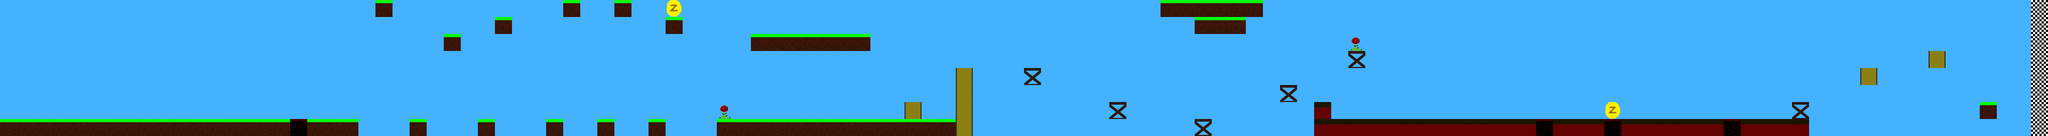

A level layout from a 2D game, rendered from its tile map. Below: a short description, then the map file with its tile-grid data intact:
An orthogonal 120x8 tile map with 32x32 px tiles, 2 tile layers (background, graphics) and 46 objects.

<map version="1.5" tiledversion="1.6.0" orientation="orthogonal" renderorder="right-down" width="120" height="8" tilewidth="32" tileheight="32" infinite="0" nextlayerid="15" nextobjectid="76">
 <tileset firstgid="1" source="set.tsx" />
 <layer id="1" name="background" width="120" height="8">
  <data encoding="csv">
1,1,1,1,1,1,1,1,1,1,1,1,1,1,1,1,1,1,1,1,1,1,1,1,1,1,1,1,1,1,1,1,1,1,1,1,1,1,1,1,1,1,1,1,1,1,1,1,1,1,1,1,1,1,1,1,1,1,1,1,1,1,1,1,1,1,1,1,1,1,1,1,1,1,1,1,1,1,1,1,1,1,1,1,1,1,1,1,1,1,1,1,1,1,1,1,1,1,1,1,1,1,1,1,1,1,1,1,1,1,1,1,1,1,1,1,1,1,1,1,
1,1,1,1,1,1,1,1,1,1,1,1,1,1,1,1,1,1,1,1,1,1,1,1,1,1,1,1,1,1,1,1,1,1,1,1,1,1,1,1,1,1,1,1,1,1,1,1,1,1,1,1,1,1,1,1,1,1,1,1,1,1,1,1,1,1,1,1,1,1,1,1,1,1,1,1,1,1,1,1,1,1,1,1,1,1,1,1,1,1,1,1,1,1,1,1,1,1,1,1,1,1,1,1,1,1,1,1,1,1,1,1,1,1,1,1,1,1,1,1,
1,1,1,1,1,1,1,1,1,1,1,1,1,1,1,1,1,1,1,1,1,1,1,1,1,1,1,1,1,1,1,1,1,1,1,1,1,1,1,1,1,1,1,1,1,1,1,1,1,1,1,1,1,1,1,1,1,1,1,1,1,1,1,1,1,1,1,1,1,1,1,1,1,1,1,1,1,1,1,1,1,1,1,1,1,1,1,1,1,1,1,1,1,1,1,1,1,1,1,1,1,1,1,1,1,1,1,1,1,1,1,1,1,1,1,1,1,1,1,1,
1,1,1,1,1,1,1,1,1,1,1,1,1,1,1,1,1,1,1,1,1,1,1,1,1,1,1,1,1,1,1,1,1,1,1,1,1,1,1,1,1,1,1,1,1,1,1,1,1,1,1,1,1,1,1,1,1,1,1,1,1,1,1,1,1,1,1,1,1,1,1,1,1,1,1,1,1,1,1,1,1,1,1,1,1,1,1,1,1,1,1,1,1,1,1,1,1,1,1,1,1,1,1,1,1,1,1,1,1,1,1,1,1,1,1,1,1,1,1,1,
1,1,1,1,1,1,1,1,1,1,1,1,1,1,1,1,1,1,1,1,1,1,1,1,1,1,1,1,1,1,1,1,1,1,1,1,1,1,1,1,1,1,1,1,1,1,1,1,1,1,1,1,1,1,1,1,1,1,1,1,1,1,1,1,1,1,1,1,1,1,1,1,1,1,1,1,1,1,1,1,1,1,1,1,1,1,1,1,1,1,1,1,1,1,1,1,1,1,1,1,1,1,1,1,1,1,1,1,1,1,1,1,1,1,1,1,1,1,1,1,
1,1,1,1,1,1,1,1,1,1,1,1,1,1,1,1,1,1,1,1,1,1,1,1,1,1,1,1,1,1,1,1,1,1,1,1,1,1,1,1,1,1,1,1,1,1,1,1,1,1,1,1,1,1,1,1,1,1,1,1,1,1,1,1,1,1,1,1,1,1,1,1,1,1,1,1,1,1,1,1,1,1,1,1,1,1,1,1,1,1,1,1,1,1,1,1,1,1,1,1,1,1,1,1,1,1,1,1,1,1,1,1,1,1,1,1,1,1,1,1,
1,1,1,1,1,1,1,1,1,1,1,1,1,1,1,1,1,1,1,1,1,1,1,1,1,1,1,1,1,1,1,1,1,1,1,1,1,1,1,1,1,1,1,1,1,1,1,1,1,1,1,1,1,1,1,1,1,1,1,1,1,1,1,1,1,1,1,1,1,1,1,1,1,1,1,1,1,1,1,1,1,1,1,1,1,1,1,1,1,1,1,1,1,1,1,1,1,1,1,1,1,1,1,1,1,1,1,1,1,1,1,1,1,1,1,1,1,1,1,1,
1,1,1,1,1,1,1,1,1,1,1,1,1,1,1,1,1,1,1,1,1,1,1,1,1,1,1,1,1,1,1,1,1,1,1,1,1,1,1,1,1,1,1,1,1,1,1,1,1,1,1,1,1,1,1,1,1,1,1,1,1,1,1,1,1,1,1,1,1,1,1,1,1,1,1,1,1,1,1,1,1,1,1,1,1,1,1,1,1,1,1,1,1,1,1,1,1,1,1,1,1,1,1,1,1,1,1,1,1,1,1,1,1,1,1,1,1,1,1,1
</data>
 </layer>
 <layer id="2" name="graphics" width="120" height="8">
  <data encoding="csv">
0,0,0,0,0,0,0,0,0,0,0,0,0,0,0,0,0,0,0,0,0,0,3,0,0,0,0,0,0,0,0,0,0,3,0,0,3,0,0,5,0,0,0,0,0,0,0,0,0,0,0,0,0,0,0,0,0,0,0,0,0,0,0,0,0,0,0,0,3,3,3,3,3,3,0,0,0,0,0,0,0,0,0,0,0,0,0,0,0,0,0,0,0,0,0,0,0,0,0,0,0,0,0,0,0,0,0,0,0,0,0,0,0,0,0,0,0,0,0,12,
0,0,0,0,0,0,0,0,0,0,0,0,0,0,0,0,0,0,0,0,0,0,0,0,0,0,0,0,0,3,0,0,0,0,0,0,0,0,0,3,0,0,0,0,0,0,0,0,0,0,0,0,0,0,0,0,0,0,0,0,0,0,0,0,0,0,0,0,0,0,3,3,3,0,0,0,0,0,0,0,0,0,0,0,0,0,0,0,0,0,0,0,0,0,0,0,0,0,0,0,0,0,0,0,0,0,0,0,0,0,0,0,0,0,0,0,0,0,0,12,
0,0,0,0,0,0,0,0,0,0,0,0,0,0,0,0,0,0,0,0,0,0,0,0,0,0,3,0,0,0,0,0,0,0,0,0,0,0,0,0,0,0,0,0,3,3,3,3,3,3,3,0,0,0,0,0,0,0,0,0,0,0,0,0,0,0,0,0,0,0,0,0,0,0,0,0,0,0,0,11,0,0,0,0,0,0,0,0,0,0,0,0,0,0,0,0,0,0,0,0,0,0,0,0,0,0,0,0,0,0,0,0,0,0,0,0,0,0,0,12,
0,0,0,0,0,0,0,0,0,0,0,0,0,0,0,0,0,0,0,0,0,0,0,0,0,0,0,0,0,0,0,0,0,0,0,0,0,0,0,0,0,0,0,0,0,0,0,0,0,0,0,0,0,0,0,0,0,0,0,0,0,0,0,0,0,0,0,0,0,0,0,0,0,0,0,0,0,0,0,6,0,0,0,0,0,0,0,0,0,0,0,0,0,0,0,0,0,0,0,0,0,0,0,0,0,0,0,0,0,0,0,0,0,2,0,0,0,0,0,12,
0,0,0,0,0,0,0,0,0,0,0,0,0,0,0,0,0,0,0,0,0,0,0,0,0,0,0,0,0,0,0,0,0,0,0,0,0,0,0,0,0,0,0,0,0,0,0,0,0,0,0,0,0,0,0,0,2,0,0,0,6,0,0,0,0,0,0,0,0,0,0,0,0,0,0,0,0,0,0,0,0,0,0,0,0,0,0,0,0,0,0,0,0,0,0,0,0,0,0,0,0,0,0,0,0,0,0,0,0,2,0,0,0,0,0,0,0,0,0,12,
0,0,0,0,0,0,0,0,0,0,0,0,0,0,0,0,0,0,0,0,0,0,0,0,0,0,0,0,0,0,0,0,0,0,0,0,0,0,0,0,0,0,0,0,0,0,0,0,0,0,0,0,0,0,0,0,2,0,0,0,0,0,0,0,0,0,0,0,0,0,0,0,0,0,0,6,0,0,0,0,0,0,0,0,0,0,0,0,0,0,0,0,0,0,0,0,0,0,0,0,0,0,0,0,0,0,0,0,0,0,0,0,0,0,0,0,0,0,0,12,
0,0,0,0,0,0,0,0,0,0,0,0,0,0,0,0,0,0,0,0,0,0,0,0,0,0,0,0,0,0,0,0,0,0,0,0,0,0,0,0,0,0,11,0,0,0,0,0,0,0,0,0,0,2,0,0,2,0,0,0,0,0,0,0,0,6,0,0,0,0,0,0,0,0,0,0,0,10,0,0,0,0,0,0,0,0,0,0,0,0,0,0,0,0,5,0,0,0,0,0,0,0,0,0,0,6,0,0,0,0,0,0,0,0,0,0,3,0,0,12,
3,3,3,3,3,3,3,3,3,3,3,3,3,3,3,3,3,9,3,3,3,0,0,0,3,0,0,0,3,0,0,0,3,0,0,3,0,0,3,0,0,0,3,3,3,3,3,3,3,3,3,3,3,3,3,3,2,0,0,0,0,0,0,0,0,0,0,0,0,0,6,0,0,0,0,0,0,10,10,10,10,10,10,10,10,10,10,10,10,10,9,10,10,10,9,10,10,10,10,10,10,9,10,10,10,10,0,0,0,0,0,0,0,0,0,0,0,0,0,12
</data>
 </layer>
 <objectgroup id="3" name="coins">
  <object id="60" x="3008" y="192" width="32" height="32" />
 </objectgroup>
 <objectgroup id="4" name="ground">
  <object id="21" x="576" y="224" width="96" height="32" />
  <object id="22" x="768" y="224" width="32" height="32" />
  <object id="23" x="896" y="224" width="32" height="32" />
  <object id="24" x="832" y="64" width="32" height="32" />
  <object id="25" x="704" y="0" width="32" height="32" />
  <object id="26" x="928" y="32" width="32" height="32" />
  <object id="27" x="1056" y="0" width="32" height="32" />
  <object id="28" x="1152" y="0" width="32" height="32" />
  <object id="30" x="1216" y="224" width="32" height="32" />
  <object id="31" x="1120" y="224" width="32" height="32" />
  <object id="32" x="1024" y="224" width="32" height="32" />
  <object id="33" x="1344" y="224" width="448" height="32" />
  <object id="34" x="1696" y="192" width="32" height="32" />
  <object id="35" x="1824" y="128" height="128" />
  <object id="36" x="1408" y="64" width="224" height="32" />
  <object id="37" x="2240" y="32" width="96" height="32" />
  <object id="38" x="2176" y="0" width="192" height="32" />
  <object id="57" x="0" y="224" width="544" height="32" />
  <object id="58" x="1792" y="128" width="32" height="128" />
  <object id="59" x="3360" y="192" width="32" height="32" />
  <object id="66" x="2464" y="192" width="32" height="32" />
  <object id="68" x="2464" y="224" width="928" height="32" />
  <object id="69" x="3488" y="128" width="32" height="32" />
  <object id="70" x="3616" y="96" width="32" height="32" />
 </objectgroup>
 <objectgroup id="5" name="badground" />
 <objectgroup id="6" name="brokenground" />
 <objectgroup id="7" name="knights">
  <object id="73" x="3136" y="192" width="32" height="32" />
  <object id="74" x="2784" y="192" width="32" height="32" />
 </objectgroup>
 <objectgroup id="9" name="demonic_ground">
  <object id="11" x="544" y="224" width="32" height="32" />
 </objectgroup>
 <objectgroup id="10" name="red_ground">
  <object id="50" x="1920" y="128" width="32" height="32" />
  <object id="51" x="2080" y="192" width="32" height="32" />
  <object id="52" x="2240" y="224" width="32" height="32" />
  <object id="53" x="2400" y="160" width="32" height="32" />
  <object id="54" x="2528" y="96" width="32" height="32" />
 </objectgroup>
 <objectgroup id="11" name="droyers">
  <object id="15" x="704" y="32" width="32" height="32" />
  <object id="16" x="832" y="96" width="32" height="32" />
  <object id="17" x="928" y="64" width="32" height="32" />
  <object id="18" x="1056" y="32" width="32" height="32" />
  <object id="19" x="1152" y="32" width="32" height="32" />
  <object id="20" x="1248" y="64" width="32" height="32" />
  <object id="39" x="2336" y="32" width="32" height="32" />
  <object id="40" x="2176" y="32" width="32" height="32" />
 </objectgroup>
 <objectgroup id="12" name="redrose">
  <object id="55" x="2528" y="64" width="32" height="32" />
  <object id="56" x="1344" y="192" width="32" height="32" />
 </objectgroup>
 <objectgroup id="13" name="smalldeaths">
  <object id="1" x="3328" y="192" width="32" height="32" />
  <object id="8" x="2592" y="192" width="32" height="32" />
 </objectgroup>
 <objectgroup id="14" name="finish">
  <object id="72" x="3808" y="0" width="32" height="256" />
 </objectgroup>
</map>